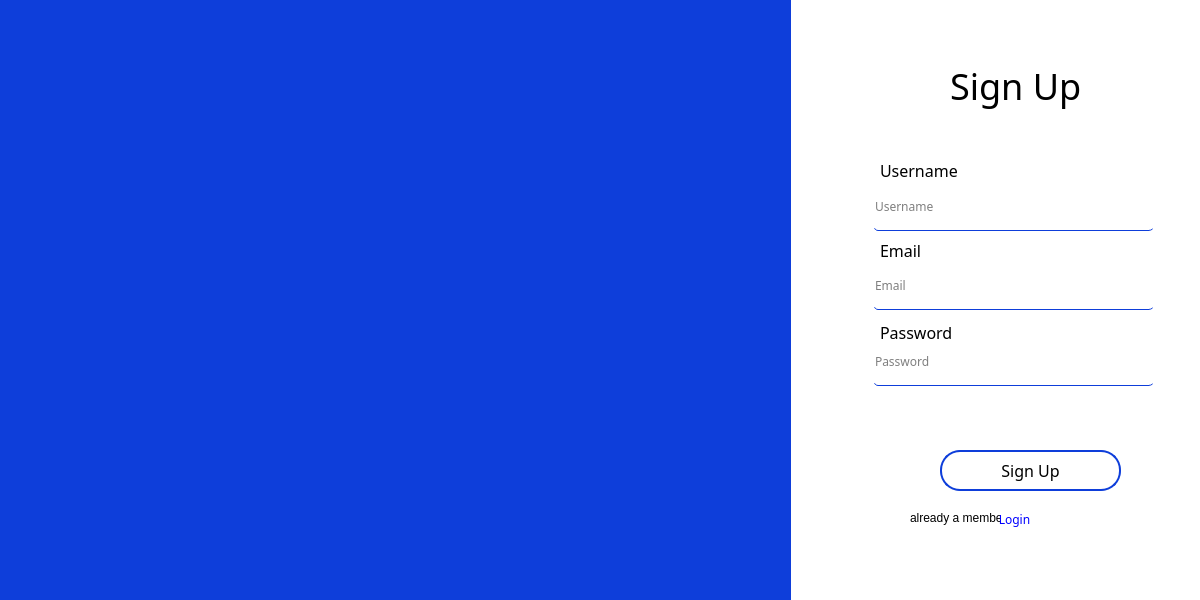
<?xml version="1.0" encoding="UTF-8"?>
<ui version="4.0">
 <class>MainWindow</class>
 <widget class="QMainWindow" name="MainWindow">
  <property name="geometry">
   <rect>
    <x>0</x>
    <y>0</y>
    <width>1200</width>
    <height>600</height>
   </rect>
  </property>
  <property name="windowTitle">
   <string>MainWindow</string>
  </property>
  <widget class="QWidget" name="centralwidget">
   <widget class="QWidget" name="widget_2" native="true">
    <property name="geometry">
     <rect>
      <x>790</x>
      <y>0</y>
      <width>491</width>
      <height>611</height>
     </rect>
    </property>
    <property name="styleSheet">
     <string notr="true">QWidget#widget_2{

		
	background-color: rgb(255, 255, 255);

}</string>
    </property>
    <widget class="QLabel" name="label1">
     <property name="geometry">
      <rect>
       <x>180</x>
       <y>130</y>
       <width>141</width>
       <height>91</height>
      </rect>
     </property>
     <property name="styleSheet">
      <string notr="true">font-family:Poppins;
font-size:36px;</string>
     </property>
     <property name="text">
      <string>Log in </string>
     </property>
    </widget>
    <widget class="QLineEdit" name="username">
     <property name="geometry">
      <rect>
       <x>100</x>
       <y>260</y>
       <width>281</width>
       <height>41</height>
      </rect>
     </property>
     <property name="styleSheet">
      <string notr="true">QLineEdit#username{
 border-radius: 5px;
background-color: rgba(218, 218, 218,0);
border-bottom: 1px solid rgb(14, 62, 218);
padding-bottom:7px;
}

QLineEdit#username:focus{
 border-radius: 5px;
background-color: rgba(218, 218, 218,255);
border-bottom: 1px solid rgb(14, 62, 218);
padding-bottom:7px;
}
</string>
     </property>
     <property name="placeholderText">
      <string>Username</string>
     </property>
    </widget>
    <widget class="QLineEdit" name="password">
     <property name="geometry">
      <rect>
       <x>100</x>
       <y>360</y>
       <width>281</width>
       <height>41</height>
      </rect>
     </property>
     <property name="styleSheet">
      <string notr="true">QLineEdit#password{
 border-radius: 5px;
background-color: rgba(218, 218, 218,0);
border-bottom: 1px solid rgb(14, 62, 218);
padding-bottom:7px;
}

QLineEdit#password:focus{
 border-radius: 5px;
background-color: rgba(218, 218, 218,255);
border-bottom: 1px solid rgb(14, 62, 218);
padding-bottom:7px;
}</string>
     </property>
     <property name="echoMode">
      <enum>QLineEdit::Password</enum>
     </property>
     <property name="placeholderText">
      <string>Password</string>
     </property>
    </widget>
    <widget class="QPushButton" name="bt1">
     <property name="geometry">
      <rect>
       <x>150</x>
       <y>450</y>
       <width>181</width>
       <height>41</height>
      </rect>
     </property>
     <property name="styleSheet">
      <string notr="true">QPushButton#bt1{
	background-color: rgb(255, 255, 255);

	border: 2px solid  rgb(14, 62, 218);
	border-radius:20px;
font-family:Poppins;
font-size:16px;

}

QPushButton#bt1:hover{
	background-color: rgb(14, 62, 218);
	color: rgb(255,255,255);
	border: 2px solid  rgb(14, 62, 218);
	border-radius:20px;
  font-weight: bold;

font-family:Poppins;
font-size:16px;
}</string>
     </property>
     <property name="text">
      <string>LOGIN</string>
     </property>
    </widget>
    <widget class="QLabel" name="label_4">
     <property name="geometry">
      <rect>
       <x>105</x>
       <y>230</y>
       <width>81</width>
       <height>20</height>
      </rect>
     </property>
     <property name="styleSheet">
      <string notr="true">font-family:Poppins;
font-size:16px;</string>
     </property>
     <property name="text">
      <string>Username</string>
     </property>
    </widget>
    <widget class="QLabel" name="label_5">
     <property name="geometry">
      <rect>
       <x>105</x>
       <y>330</y>
       <width>81</width>
       <height>20</height>
      </rect>
     </property>
     <property name="styleSheet">
      <string notr="true">font-family:Poppins;
font-size:16px;</string>
     </property>
     <property name="text">
      <string>Password</string>
     </property>
    </widget>
    <widget class="QLabel" name="label">
     <property name="geometry">
      <rect>
       <x>120</x>
       <y>510</y>
       <width>81</width>
       <height>16</height>
      </rect>
     </property>
     <property name="text">
      <string>Not a member? </string>
     </property>
    </widget>
    <widget class="QPushButton" name="bt2">
     <property name="geometry">
      <rect>
       <x>190</x>
       <y>509</y>
       <width>51</width>
       <height>20</height>
      </rect>
     </property>
     <property name="styleSheet">
      <string notr="true">QPushButton#bt2{
	background-color: rgba(255, 255, 255,0);
	
	color: rgb(0, 0, 255);
	border:none;
	border-radius:20px;
font-family:Poppins;
}</string>
     </property>
     <property name="text">
      <string>Register</string>
     </property>
    </widget>
    <widget class="QLabel" name="error">
     <property name="geometry">
      <rect>
       <x>100</x>
       <y>420</y>
       <width>281</width>
       <height>20</height>
      </rect>
     </property>
     <property name="styleSheet">
      <string notr="true">QLabel#error{

font-family:Poppins;
font-size:12px;
color: red;
}</string>
     </property>
     <property name="text">
      <string/>
     </property>
    </widget>
    <widget class="QWidget" name="sign_up" native="true">
     <property name="geometry">
      <rect>
       <x>0</x>
       <y>0</y>
       <width>491</width>
       <height>611</height>
      </rect>
     </property>
     <property name="styleSheet">
      <string notr="true">QWidget#sign_up{

		
	background-color: rgb(255, 255, 255);

}</string>
     </property>
     <widget class="QLabel" name="label1_3">
      <property name="geometry">
       <rect>
        <x>160</x>
        <y>40</y>
        <width>141</width>
        <height>91</height>
       </rect>
      </property>
      <property name="styleSheet">
       <string notr="true">font-family:Poppins;
font-size:36px;</string>
      </property>
      <property name="text">
       <string>Sign Up</string>
      </property>
     </widget>
     <widget class="QLineEdit" name="username_re">
      <property name="geometry">
       <rect>
        <x>83</x>
        <y>190</y>
        <width>281</width>
        <height>41</height>
       </rect>
      </property>
      <property name="styleSheet">
       <string notr="true">QLineEdit#username_re{
 border-radius: 5px;
background-color: rgba(218, 218, 218,0);
border-bottom: 1px solid rgb(14, 62, 218);
padding-bottom:7px;
font-family:Poppins;
font-size:12px;
}

QLineEdit#username_re:focus{
 border-radius: 5px;
background-color: rgba(218, 218, 218,255);
border-bottom: 1px solid rgb(14, 62, 218);
padding-bottom:7px;
}
</string>
      </property>
      <property name="inputMethodHints">
       <set>Qt::ImhNone</set>
      </property>
      <property name="echoMode">
       <enum>QLineEdit::Normal</enum>
      </property>
      <property name="placeholderText">
       <string>Username</string>
      </property>
     </widget>
     <widget class="QLineEdit" name="password_3">
      <property name="geometry">
       <rect>
        <x>83</x>
        <y>345</y>
        <width>281</width>
        <height>41</height>
       </rect>
      </property>
      <property name="styleSheet">
       <string notr="true">QLineEdit#password_3{
 border-radius: 5px;
background-color: rgba(218, 218, 218,0);
border-bottom: 1px solid rgb(14, 62, 218);
padding-bottom:7px;
font-family:Poppins;
font-size:12px;
}

QLineEdit#password_3:focus{
 border-radius: 5px;
background-color: rgba(218, 218, 218,255);
border-bottom: 1px solid rgb(14, 62, 218);
padding-bottom:7px;
}</string>
      </property>
      <property name="echoMode">
       <enum>QLineEdit::Password</enum>
      </property>
      <property name="placeholderText">
       <string>Password</string>
      </property>
     </widget>
     <widget class="QPushButton" name="bt3">
      <property name="geometry">
       <rect>
        <x>150</x>
        <y>450</y>
        <width>181</width>
        <height>41</height>
       </rect>
      </property>
      <property name="styleSheet">
       <string notr="true">QPushButton#bt3{
	background-color: rgb(255, 255, 255);

	border: 2px solid  rgb(14, 62, 218);
	border-radius:20px;
font-family:Poppins;
font-size:16px;

}

QPushButton#bt3:hover{
	background-color: rgb(14, 62, 218);
	color: rgb(255,255,255);
	border: 2px solid  rgb(14, 62, 218);
	border-radius:20px;
  font-weight: bold;

font-family:Poppins;
font-size:16px;
}</string>
      </property>
      <property name="text">
       <string>Sign Up</string>
      </property>
     </widget>
     <widget class="QLabel" name="label_8">
      <property name="geometry">
       <rect>
        <x>90</x>
        <y>160</y>
        <width>81</width>
        <height>20</height>
       </rect>
      </property>
      <property name="styleSheet">
       <string notr="true">font-family:Poppins;
font-size:16px;</string>
      </property>
      <property name="text">
       <string>Username</string>
      </property>
     </widget>
     <widget class="QLabel" name="label_9">
      <property name="geometry">
       <rect>
        <x>90</x>
        <y>322</y>
        <width>81</width>
        <height>20</height>
       </rect>
      </property>
      <property name="styleSheet">
       <string notr="true">font-family:Poppins;
font-size:16px;</string>
      </property>
      <property name="text">
       <string>Password</string>
      </property>
     </widget>
     <widget class="QLabel" name="label_3">
      <property name="geometry">
       <rect>
        <x>120</x>
        <y>510</y>
        <width>91</width>
        <height>16</height>
       </rect>
      </property>
      <property name="text">
       <string>already a member</string>
      </property>
     </widget>
     <widget class="QPushButton" name="bt4">
      <property name="geometry">
       <rect>
        <x>199</x>
        <y>509</y>
        <width>51</width>
        <height>20</height>
       </rect>
      </property>
      <property name="styleSheet">
       <string notr="true">QPushButton#bt4{
	background-color: rgba(255, 255, 255,0);
	
	color: rgb(0, 0, 255);
	border:none;
	border-radius:20px;
font-family:Poppins;
}</string>
      </property>
      <property name="text">
       <string>Login</string>
      </property>
     </widget>
     <widget class="QLabel" name="label_16">
      <property name="geometry">
       <rect>
        <x>90</x>
        <y>240</y>
        <width>81</width>
        <height>20</height>
       </rect>
      </property>
      <property name="styleSheet">
       <string notr="true">font-family:Poppins;
font-size:16px;</string>
      </property>
      <property name="text">
       <string>Email</string>
      </property>
     </widget>
     <widget class="QLabel" name="error_2">
      <property name="geometry">
       <rect>
        <x>86</x>
        <y>410</y>
        <width>371</width>
        <height>20</height>
       </rect>
      </property>
      <property name="styleSheet">
       <string notr="true">QLabel#error_2{

font-family:Poppins;
font-size:12px;
color: red;
}</string>
      </property>
      <property name="text">
       <string/>
      </property>
     </widget>
     <widget class="QLineEdit" name="email">
      <property name="geometry">
       <rect>
        <x>83</x>
        <y>269</y>
        <width>281</width>
        <height>41</height>
       </rect>
      </property>
      <property name="styleSheet">
       <string notr="true">QLineEdit#email{
 border-radius: 5px;
background-color: rgba(218, 218, 218,0);
border-bottom: 1px solid rgb(14, 62, 218);
padding-bottom:7px;
font-family:Poppins;
font-size:12px;
}

QLineEdit#email:focus{
 border-radius: 5px;
background-color: rgba(218, 218, 218,255);
border-bottom: 1px solid rgb(14, 62, 218);
padding-bottom:7px;
}
</string>
      </property>
      <property name="placeholderText">
       <string>Email</string>
      </property>
     </widget>
    </widget>
   </widget>
   <widget class="QLabel" name="label_100">
    <property name="geometry">
     <rect>
      <x>-4</x>
      <y>-18</y>
      <width>791</width>
      <height>661</height>
     </rect>
    </property>
    <property name="styleSheet">
     <string notr="true"/>
    </property>
    <property name="text">
     <string/>
    </property>
   </widget>
   <widget class="QWidget" name="widget_3" native="true">
    <property name="geometry">
     <rect>
      <x>0</x>
      <y>0</y>
      <width>791</width>
      <height>641</height>
     </rect>
    </property>
    <property name="styleSheet">
     <string notr="true">QWidget#widget_3{

	background-color:rgb(14, 62, 218)
}</string>
    </property>
    <widget class="QLabel" name="login_img">
     <property name="geometry">
      <rect>
       <x>140</x>
       <y>20</y>
       <width>500</width>
       <height>500</height>
      </rect>
     </property>
     <property name="styleSheet">
      <string notr="true">background-color: rgba(255, 255, 255,0);</string>
     </property>
     <property name="text">
      <string/>
     </property>
    </widget>
    <widget class="QLabel" name="register_img">
     <property name="geometry">
      <rect>
       <x>140</x>
       <y>20</y>
       <width>500</width>
       <height>500</height>
      </rect>
     </property>
     <property name="styleSheet">
      <string notr="true">background-color: rgba(255, 255, 255,0);</string>
     </property>
     <property name="text">
      <string/>
     </property>
    </widget>
   </widget>
  </widget>
  <widget class="QMenuBar" name="menubar">
   <property name="geometry">
    <rect>
     <x>0</x>
     <y>0</y>
     <width>1200</width>
     <height>21</height>
    </rect>
   </property>
  </widget>
 </widget>
 <resources>
  <include location="IS.qrc"/>
 </resources>
 <connections/>
</ui>
